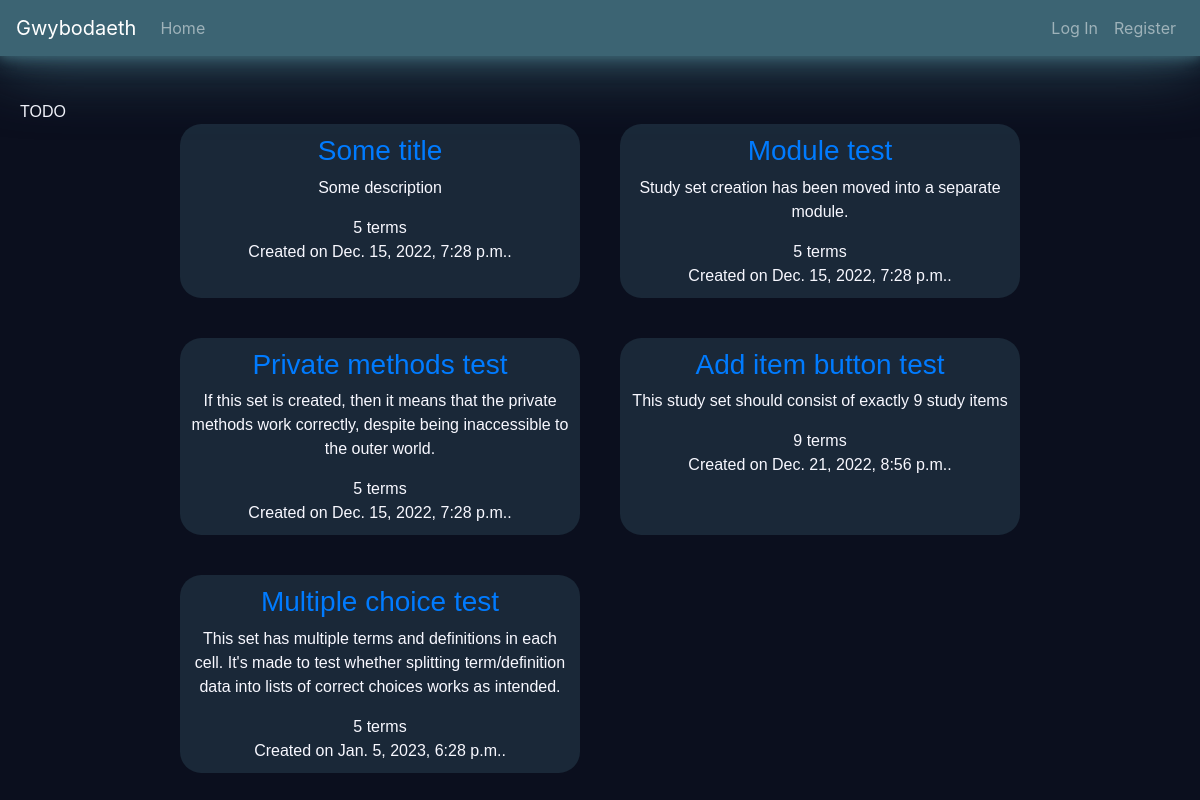
/kamil/sets, run on the app's committed database.
### Gwybodaeth/models.py (models this page shows)
class Study_set(models.Model):
    author      = models.ForeignKey(User, on_delete=models.CASCADE, related_name="study_sets")
    description = models.CharField(max_length=1023)
    title       = models.CharField(max_length=127)
    defs_lang   = models.CharField(max_length=8)
    terms_lang  = models.CharField(max_length=8)
    terms       = models.JSONField()
    timestamp   = models.DateTimeField(auto_now_add=True)
    def terms_count(self):
        return len(self.terms.keys())

### Gwybodaeth/views.py (the view)
# urls.py: path("<str:username>/sets",           views.user_sets,            name="user-sets"      ),
def user_sets(request, username):
    require_method(request, 'GET')
    if not username == request.user.username:
        print("Accessing study sets belonging to another user.\
                This may or may not be allowed (TODO as an optional feature.\
                Type: advanced (to be done AFTER the important parts are done and working))")
    sets = Study_set.objects.filter(author__username=username)
    return render(request, "gwybodaeth/user_sets.html", {
        "sets": sets
    })

### Gwybodaeth/util.py (called while the page is built)
def require_method(request, method, status=400):
    if (type(method) is list) and (not request.method in method):
        return JsonResponse({"error": f"Request method must be one of the following:\
                            {', '.join(method)}."},
                            status=status)
    if not request.method == method:
        return JsonResponse({"error": f"{method} request required"},
                            status=status)

### Gwybodaeth/templates/gwybodaeth/user_sets.html (shortened to what this page needs)
{% extends './layout.html' %}
{% block body %}
  TODO
  <div class="grid-container-2">
    {% for set in sets %}
      <div class="set-item">
        <div class="set-title">
          <h3><a href="{% url 'study-set-view' set.id %}">{{ set.title }}</a></h3>
        </div>
        <div class="set-description">
          <p>{{ set.description}}</p>
        </div>
        <div class="set-terms-counter">
          {{ set.terms_count }} terms
        </div>
        <div class="set-timestamp">
          Created on {{ set.timestamp }}.
        </div>
      </div>
    {% empty %}
      <h3> You haven't created any study sets! </h3>
      <p> Maybe it's time to <a href="{% url 'create-set' %}">create one</a>?
    {% endfor %}
  </div>
{% endblock %}

### data on the page
Study_set: title "Some title", description "Some description", terms_count "5", timestamp "Dec. 15, 2022, 7:28 p.m."
Study_set: title "Module test", description "Study set creation has been moved into a separate module.", terms_count "5", timestamp "Dec. 15, 2022, 7:28 p.m."
Study_set: title "Private methods test", description "If this set is created, then it means that the private methods work correctly, despite being inaccessible to the outer world.", terms_count "5", timestamp "Dec. 15, 2022, 7:28 p.m."
Study_set: title "Add item button test", description "This study set should consist of exactly 9 study items", terms_count "9", timestamp "Dec. 21, 2022, 8:56 p.m."
Study_set: title "Multiple choice test", description "This set has multiple terms and definitions in each cell. It's made to test whether splitting term/definition data into lists of correct choices works as intended.", terms_count "5", timestamp "Jan. 5, 2023, 6:28 p.m."
